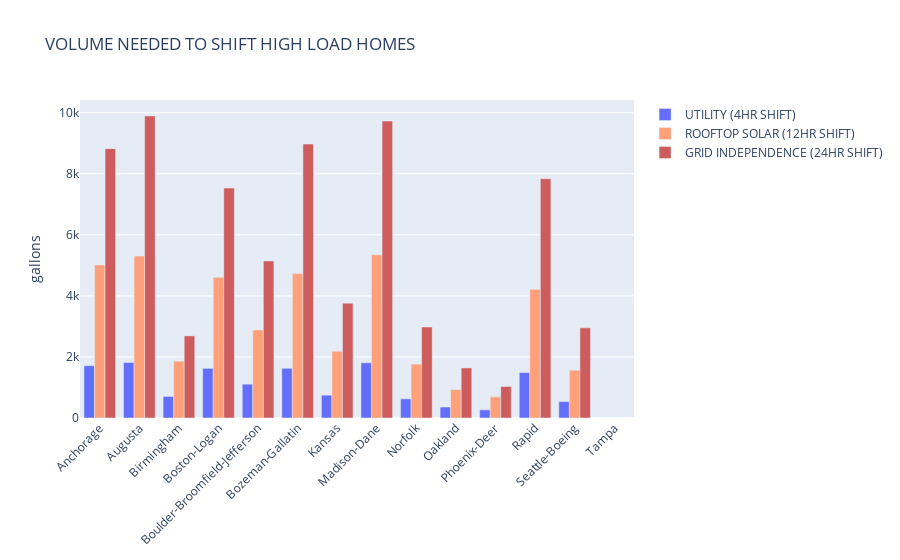
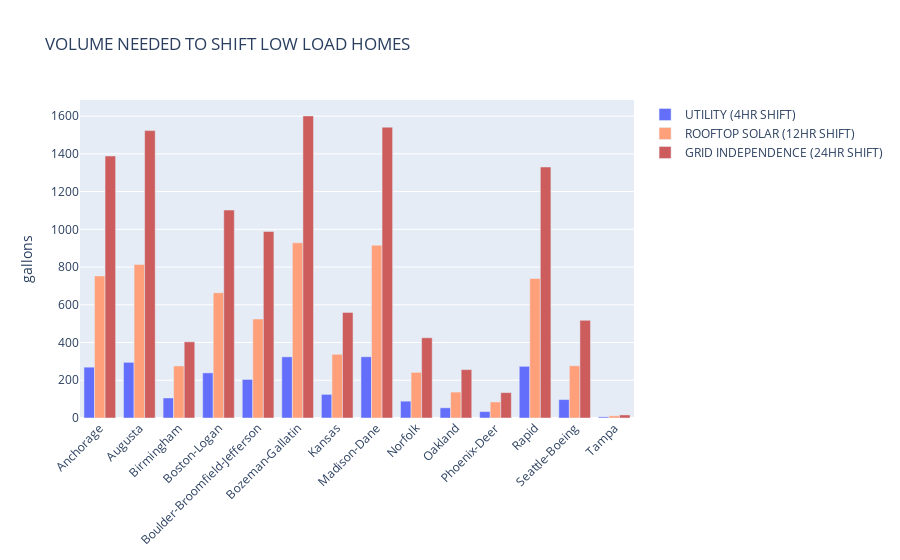

Notebook code cell kept with these figures, in order:
### Markdown cell above
### There are three types of thermal battery we can provide to a home: 


- Grid-Services 
    - Sized to shift energy use away from peak times, using TOU (Time-Of-Use) electricity pricing to save customer money and address duck curve. 
    - Depends on 'who the customer is'
    - 4-hour battery, larger heat pump
- Rooftop PV (Photovoltaic)
    - Sized to fully shift evening/night-time load, allowing for COP (Coefficient of Performance) arbitrage and rooftop PV to fully power home. 
    - 12 hour battery, small heat pump
- Grid Independence 
    - Full thermal energy backup to keep house warm for several days beyond failure.
    - Allows heat pump to be run most efficiently with no short cycling for eliminate breakdown.
    - 24+ hour battery

The proper size for a particular home depends on:
1. Space available for Thermal Storage
2. Level of load shifting to be addressed
3. Load profile/energy envelope

### Code cell
# Plot Storage Required By Location as Bar Graph

cities = highGasUse12['city'].tolist()

gal_low24 = (lowGasUse24['volume']).tolist()
gal_hi24 = (highGasUse24['volume']).tolist()

gal_low12 = (lowGasUse12['volume']).tolist()
gal_hi12 = (highGasUse12['volume']).tolist()

gal_low4 = (lowGasUse4['volume']).tolist()
gal_hi4 = (highGasUse4['volume']).tolist()
#kWhSize = newPANDA['heat_Need_LOW'].tolist()

fig = go.Figure()

fig.add_trace(go.Bar(
    x=cities,
    y=gal_hi4,
    name='UTILITY (4HR SHIFT)',
#    marker_color='lightsalmon'
))


fig.add_trace(go.Bar(
    x=cities,
    y=gal_hi12,
    name='ROOFTOP SOLAR (12HR SHIFT)',
    marker_color='lightsalmon'
))


fig.add_trace(go.Bar(
    x=cities,
    y=gal_hi24,
    name='GRID INDEPENDENCE (24HR SHIFT)',
    marker_color='indianred'
))


cities = lowGasUse12['city'].tolist()



# Here we modify the tickangle of the xaxis, resulting in rotated labels.
fig.update_layout(yaxis_title ='gallons', title='VOLUME NEEDED TO SHIFT HIGH LOAD HOMES', barmode='group', xaxis_tickangle=-45)
fig.show()


fig = go.Figure()

fig.add_trace(go.Bar(
    x=cities,
    y=gal_low4,
    name='UTILITY (4HR SHIFT)',
#    marker_color='lightsalmon'
))


fig.add_trace(go.Bar(
    x=cities,
    y=gal_low12,
    name='ROOFTOP SOLAR (12HR SHIFT)',
    marker_color='lightsalmon'
))


fig.add_trace(go.Bar(
    x=cities,
    y=gal_low24,
    name='GRID INDEPENDENCE (24HR SHIFT)',
    marker_color='indianred'
))


# Here we modify the tickangle of the xaxis, resulting in rotated labels.
fig.update_layout(yaxis_title ='gallons', title='VOLUME NEEDED TO SHIFT LOW LOAD HOMES', barmode='group', xaxis_tickangle=-45)
fig.show()

### Figure 1 — Plotly figure (JSON) as saved in the notebook; plotly's stock layout.template omitted (floating-point values rounded to 4 significant figures)
{"data": [{"name": "UTILITY (4HR SHIFT)", "type": "bar", "x": ["Anchorage", "Augusta", "Birmingham", "Boston-Logan", "Boulder-Broomfield-Jefferson", "Bozeman-Gallatin", "Kansas", "Madison-Dane", "Norfolk", "Oakland", "Phoenix-Deer", "Rapid", "Seattle-Boeing", "Tampa"], "y": [1712.0, 1819.0, 706.5, 1627.0, 1108.0, 1628.0, 748.0, 1809.0, 626.6, 359.2, 267.9, 1487.0, 537.6, 0]}, {"marker": {"color": "lightsalmon"}, "name": "ROOFTOP SOLAR (12HR SHIFT)", "type": "bar", "x": ["Anchorage", "Augusta", "Birmingham", "Boston-Logan", "Boulder-Broomfield-Jefferson", "Bozeman-Gallatin", "Kansas", "Madison-Dane", "Norfolk", "Oakland", "Phoenix-Deer", "Rapid", "Seattle-Boeing", "Tampa"], "y": [5015.0, 5303.0, 1863.0, 4608.0, 2885.0, 4730.0, 2186.0, 5349.0, 1766.0, 931.8, 697.0, 4215.0, 1566.0, 0]}, {"marker": {"color": "indianred"}, "name": "GRID INDEPENDENCE (24HR SHIFT)", "type": "bar", "x": ["Anchorage", "Augusta", "Birmingham", "Boston-Logan", "Boulder-Broomfield-Jefferson", "Bozeman-Gallatin", "Kansas", "Madison-Dane", "Norfolk", "Oakland", "Phoenix-Deer", "Rapid", "Seattle-Boeing", "Tampa"], "y": [8823.0, 9895.0, 2689.0, 7531.0, 5143.0, 8972.0, 3762.0, 9724.0, 2979.0, 1640.0, 1031.0, 7837.0, 2952.0, 0]}], "layout": {"barmode": "group", "title": {"text": "VOLUME NEEDED TO SHIFT HIGH LOAD HOMES"}, "xaxis": {"tickangle": -45}, "yaxis": {"title": {"text": "gallons"}}}}

### Figure 2 — Plotly figure (JSON) as saved in the notebook; plotly's stock layout.template omitted (floating-point values rounded to 4 significant figures)
{"data": [{"name": "UTILITY (4HR SHIFT)", "type": "bar", "x": ["Anchorage", "Augusta", "Birmingham", "Boston-Logan", "Boulder-Broomfield-Jefferson", "Bozeman-Gallatin", "Kansas", "Madison-Dane", "Norfolk", "Oakland", "Phoenix-Deer", "Rapid", "Seattle-Boeing", "Tampa"], "y": [269.5, 295.0, 106.2, 239.1, 204.4, 324.2, 125.2, 324.6, 89.25, 54.02, 33.95, 273.9, 97.78, 6.001]}, {"marker": {"color": "lightsalmon"}, "name": "ROOFTOP SOLAR (12HR SHIFT)", "type": "bar", "x": ["Anchorage", "Augusta", "Birmingham", "Boston-Logan", "Boulder-Broomfield-Jefferson", "Bozeman-Gallatin", "Kansas", "Madison-Dane", "Norfolk", "Oakland", "Phoenix-Deer", "Rapid", "Seattle-Boeing", "Tampa"], "y": [753.0, 813.8, 275.8, 663.8, 524.9, 928.6, 337.6, 916.1, 241.9, 137.5, 85.07, 739.3, 276.9, 11.52]}, {"marker": {"color": "indianred"}, "name": "GRID INDEPENDENCE (24HR SHIFT)", "type": "bar", "x": ["Anchorage", "Augusta", "Birmingham", "Boston-Logan", "Boulder-Broomfield-Jefferson", "Bozeman-Gallatin", "Kansas", "Madison-Dane", "Norfolk", "Oakland", "Phoenix-Deer", "Rapid", "Seattle-Boeing", "Tampa"], "y": [1389.0, 1523.0, 403.7, 1102.0, 988.5, 1601.0, 559.8, 1541.0, 425.3, 256.5, 134.5, 1330.0, 517.7, 16.28]}], "layout": {"barmode": "group", "title": {"text": "VOLUME NEEDED TO SHIFT LOW LOAD HOMES"}, "xaxis": {"tickangle": -45}, "yaxis": {"title": {"text": "gallons"}}}}
